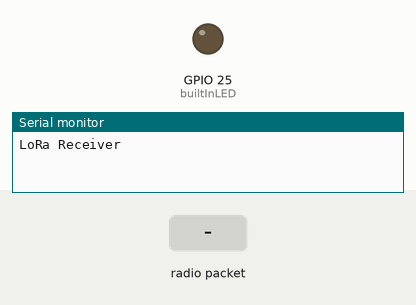
Recording of a sketch running on a simulated ESP32. Shown: output pins drawn as LEDs (lit = HIGH), the last lines printed to the serial monitor. Inputs (shaded band) come from the test bench. No radio packets arrive unless stated.

Above: at 1.2 s.
1.3 s: radio packet "1" arrives
At 1.7 s:
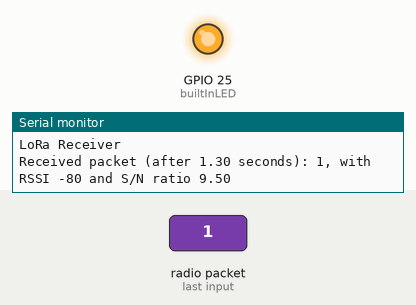
Timing chart, 0 to 4.3 s (numbered marks = the images above; inputs shaded):
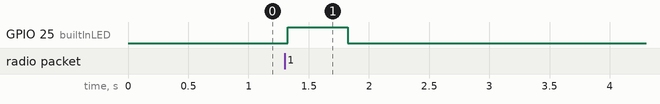

The sketch:

05_LoRa_Receive.ino
```cpp
#include <SPI.h>
#include <LoRa.h>

const int builtInLED = 25;
const int maxPacketLength = 255;

typedef struct spi_pins {
  int sck;
  int miso;
  int mosi;
  int ss;
  int rst;
  int irq;
};


const spi_pins LORA_SPI_PINS = {.sck = 5, .miso = 19, .mosi = 27, .ss = 18, .rst = 14, .irq = 26};

const int MHz = 1000 * 1000;


void setup() {

  pinMode(builtInLED, OUTPUT);

  SPI.begin(LORA_SPI_PINS.sck, LORA_SPI_PINS.miso, LORA_SPI_PINS.mosi, LORA_SPI_PINS.ss);
  LoRa.setPins(LORA_SPI_PINS.ss, LORA_SPI_PINS.rst, LORA_SPI_PINS.irq);

  // Initialize the serial device, wait until it is available
  Serial.begin(115200);

  while (!Serial)
    ;

  Serial.println("LoRa Receiver");

  // US Frequency, use 866*MHz in Europe
  if (!LoRa.begin(915 * MHz)) {
    Serial.println("LoRa starting failed :-(");
    while (1)
      ;
  }


  // Network configuration. Use the slowest speed and
  // highest redundancy. This gives us the maximum possible
  // range.
  LoRa.enableCrc();
  LoRa.setCodingRate4(8);
  LoRa.setSpreadingFactor(12);

  // The sync word determines which frequencies will be used
  // when. If it is a value that isn't in common use (the
  // common values are 0x12 and 0x34), it reduces the chance
  // of interference.
  LoRa.setSyncWord(0x24);
}


void loop() {
  int packetSize;
  static unsigned long lastPacketTime = millis();
  unsigned char packet[maxPacketLength+1];
  int i;

  delay(50);

  packetSize = LoRa.parsePacket();
  if (packetSize) {   // If there's a packet
    Serial.printf("Received packet (after %4.2f seconds): ",
      (millis()-lastPacketTime)/1000.0);

    lastPacketTime = millis();

    // Read packet
    for(i=0; i<maxPacketLength && LoRa.available(); i++)
      packet[i] = LoRa.read();

    // Make sure the packet is zero terminated
    packet[i] = 0;

    // Print packet and data
    Serial.printf("%s, with RSSI %d and S/N ratio %4.2f\n",
      packet, LoRa.packetRssi(), LoRa.packetSnr());

    // Flash for half a second to show you received a packet
    digitalWrite(builtInLED, HIGH);
    delay(500);
    digitalWrite(builtInLED, LOW);
  }

}
```

Measured:
- after the input at 1.3 s, GPIO 25 (builtInLED): LOW → HIGH at once, → LOW 0.50 s later
